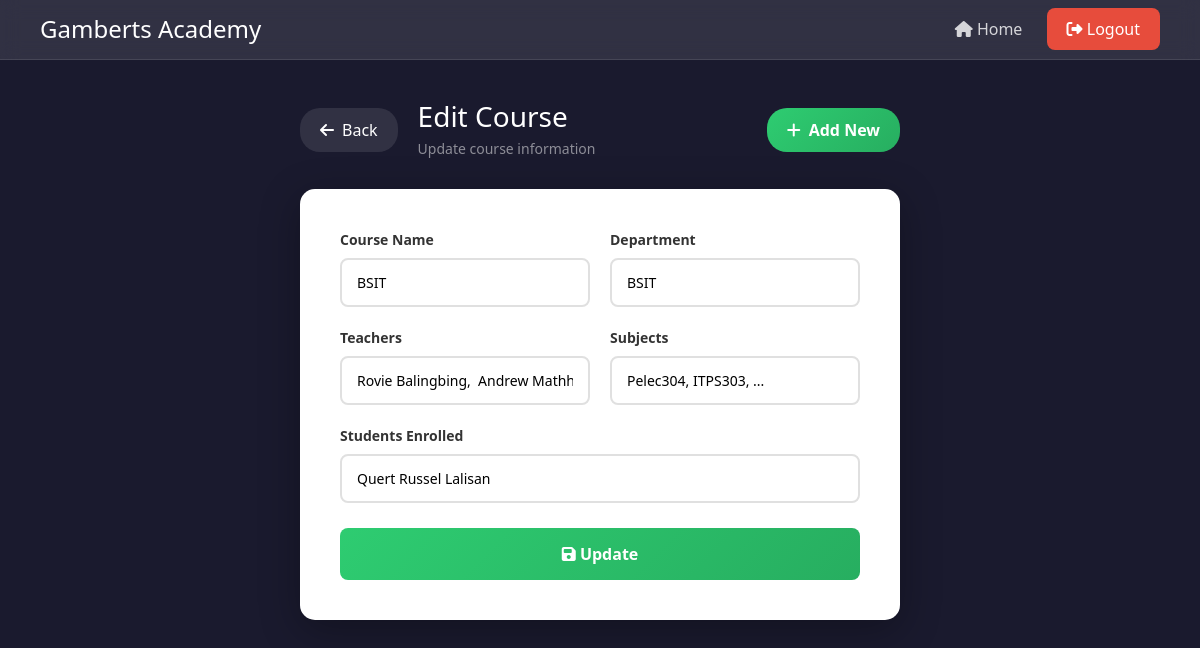
Before: /Course_Edit/1/ with the older database file.
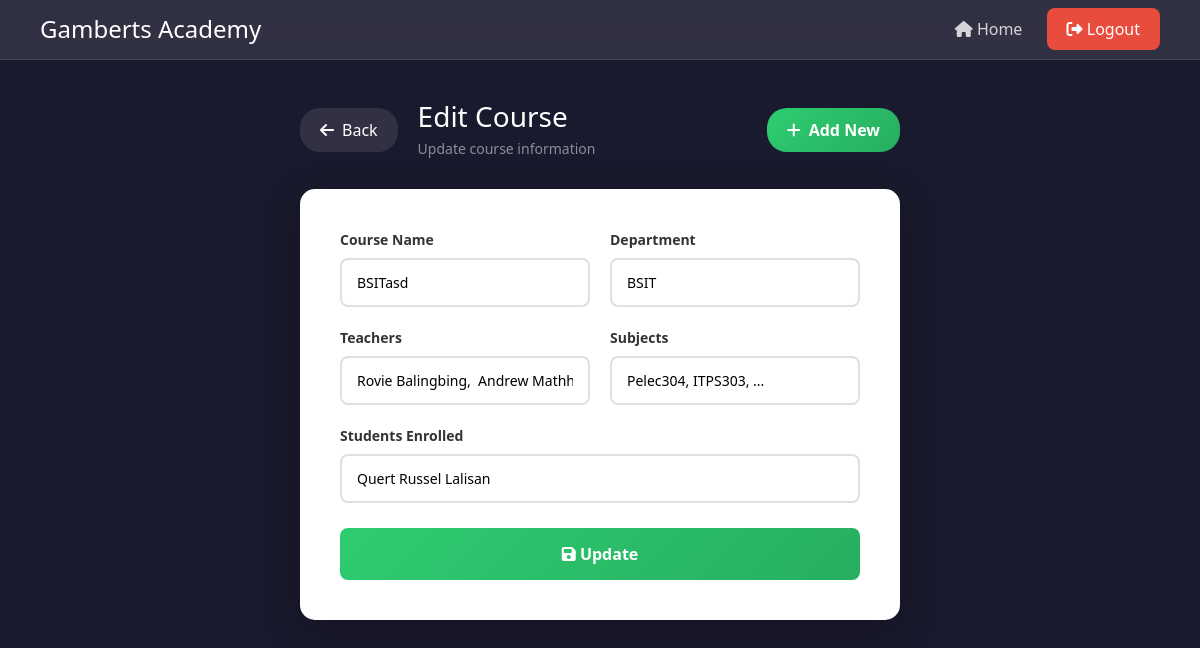
After: the same page with the newer database file.
### online_enrollment/models.py (models this page shows, shortened)
class Courses(models.Model):
    student_enrolled = models.CharField(max_length=100)
    name = models.CharField(max_length=100)
    subjects = models.CharField(max_length=100)
    department = models.CharField(max_length=100)
    teachers = models.CharField(max_length=100)

### online_enrollment/views.py (the view)
# urls.py: path('Course_Edit/<int:pk>/', views.edit_course, name='Course_Edit'),
def edit_course(request, pk):
    course = get_object_or_404(Courses, pk=pk)
    if request.method == 'POST':
        form = Course_Form(request.POST, instance=course)
        if form.is_valid():
            form.save()
            return redirect('Test_Course')
        else:
            messages.error(request, "There was an error with your submission.")
    else:
        form = Course_Form(instance=course)
    return render(request,'online_enrollment//Course_Edit.html', {'form': form, 'course': course})

### online_enrollment/forms.py
class Course_Form(forms.ModelForm):
    class Meta:
        model = Courses
        fields = ['student_enrolled', 'name', 'department', 'teachers', 'subjects']
    def __init__(self, *args, **kwargs):
        super().__init__(*args, **kwargs)
        for field in self.fields.values():
            field.widget.attrs.update({
                'style': 'width:100%; padding:12px 15px; border:2px solid #e0e0e0; border-radius:8px; font-size:14px; box-sizing:border-box;'
            })

### online_enrollment/templates/online_enrollment/Course_Edit.html (shortened to what this page needs)
<!DOCTYPE html>
<html lang="en">
<head>
    <link href="https://cdn.jsdelivr.net/npm/bootstrap@5.3.8/dist/css/bootstrap.min.css" rel="stylesheet">
    <link href="https://cdnjs.cloudflare.com/ajax/libs/font-awesome/6.4.0/css/all.min.css" rel="stylesheet">
</head>
<body>
    <nav class="navbar-custom">
        <div class="brand">
            <h1>Gamberts Academy</h1>
        </div>
        <div>
            <a href="{% url 'Home' %}"><i class="fas fa-home"></i> Home</a>
            <a href="{% url 'Logout' %}" class="btn-logout"><i class="fas fa-sign-out-alt"></i> Logout</a>
        </div>
    </nav>
    <div class="main-content">
        <div class="page-header">
            <div class="header-left">
                <a href="{% url 'Test_Course' %}" class="btn-back"><i class="fas fa-arrow-left"></i> Back</a>
                <div class="page-title">
                    <h2>Edit Course</h2>
                    <p>Update course information</p>
                </div>
            </div>
            <a href="{% url 'Course_Form' %}" class="btn-add"><i class="fas fa-plus"></i> Add New</a>
        </div>
        <div class="box">
            <form method="POST">
                <div class="form-grid">
                    <div class="form-group">
                        <label>Course Name</label>
                        {{ form.name }}
                    </div>
                    <div class="form-group">
                        <label>Department</label>
                        {{ form.department }}
                    </div>
                    <div class="form-group">
                        <label>Teachers</label>
                        {{ form.teachers }}
                    </div>
                    <div class="form-group">
                        <label>Subjects</label>
                        {{ form.subjects }}
                    </div>
                    <div class="form-group full-width">
                        <label>Students Enrolled</label>
                        {{ form.student_enrolled }}
                    </div>
                </div>
                <div class="btn-group">
                    <button type="submit" class="btn-update"><i class="fas fa-save"></i> Update</button>
                </div>
            </form>
        </div>
    </div>
</body>
</html>

Changed rows visible on the page:
changed Courses "BSIT": name "BSIT" → "BSITasd"
